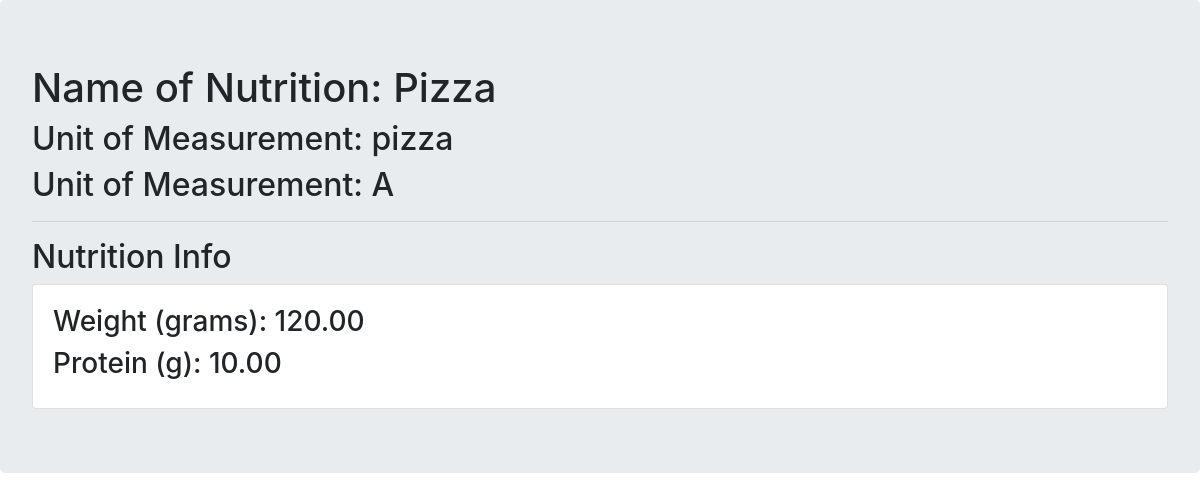
Screenshot of /products-details/5 (signed in) with the database file from the repository.
### foodCMS/models.py (models this page shows, shortened)
class Products(models.Model):
    PROD_STATUS = (
        ('A','ACTIVE'),
        ('INA','INACTIVE'),
    )
    name = models.CharField(max_length=200,verbose_name="Name")
    description = models.CharField(max_length=1000, verbose_name="Description")
    status = models.CharField(max_length=3,choices=PROD_STATUS,verbose_name="Active")

class NutriDirectory(models.Model):
    prod_id = models.ForeignKey(Products, on_delete=models.CASCADE)
    nutri_info_id = models.ForeignKey(NutritionInfo, on_delete=models.CASCADE)
    value = models.FloatField(verbose_name="Value")
    class Meta:
        unique_together = ('prod_id', 'nutri_info_id',)
    def __str__(self):
        return "{} ({}): {:.2f}".format(self.nutri_info_id.name,
                                        self.nutri_info_id.unit,
                                        self.value)

class NutritionInfo(models.Model):
    name = models.CharField(max_length=50,verbose_name="Name")
    unit = models.CharField(max_length=50,verbose_name="Unit")

### foodCMS/views.py (the view)
# urls.py: path('products-details/<int:pk>',views.ProductsDetailView.as_view(),
@method_decorator(login_required, name="dispatch")
class ProductsDetailView(DetailView):
    model = Products
    template_name = 'foodCMS/products/productsDetailView.html'
    def get_context_data(self, **kwargs):
        kwargs = super(ProductsDetailView, self).get_context_data(**kwargs)
        nutri_directory = NutriDirectory.objects.filter(prod_id=self.get_object())
        kwargs.update({
            'nutri_directory': nutri_directory
        })
        return kwargs

### foodCMS/templates/foodCMS/products/productsDetailView.html
{% extends "../base.html" %}
{% block maincontent %}
<div class="jumbotron">
    <h1>Name of Nutrition: {{ object.name }}</h1>
    <h2>Unit of Measurement: {{ object.description }}</h2>
    <h2>Unit of Measurement: {{ object.status }}</h2>
    <hr>
    <h2>Nutrition Info</h2>
    <div class="card">
        <div class="card-body">
            {% for info in nutri_directory %}
                <h3>{{ info }}</h3>
            {% endfor %}
        </div>
    </div>
</div>
{% endblock %}

### rows the page displays
Products: name "Pizza", description "pizza", status "A"
NutriDirectory: nutri_info_id+value "Weight (grams): 120.00"
NutriDirectory: nutri_info_id+value "Protein (g): 10.00"
